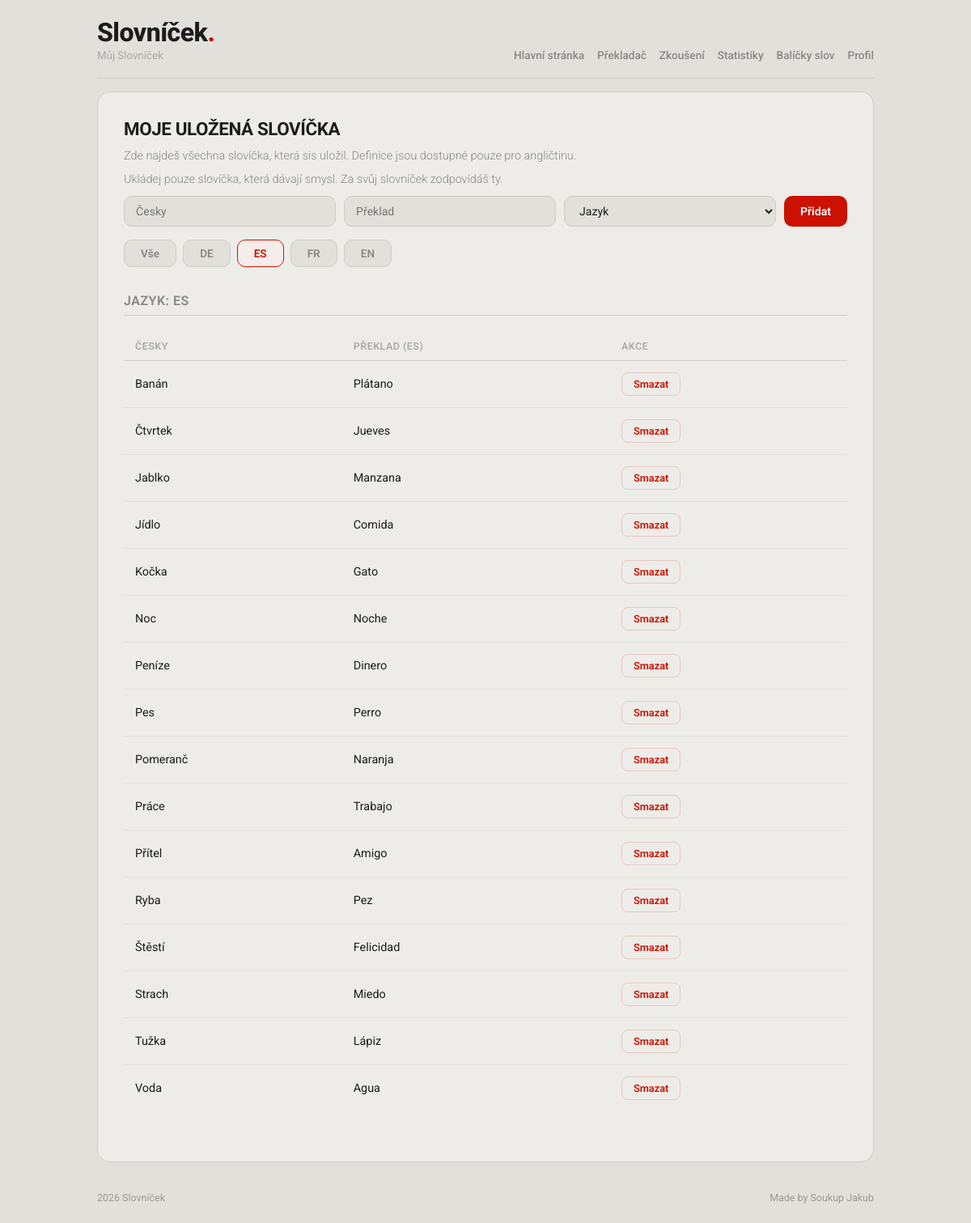
Page /slovicka.php?jazyk=es (signed in) on the committed database.
### tables this page shows
CREATE TABLE IF NOT EXISTS `words` (
  `id` int NOT NULL AUTO_INCREMENT,
  `cz` varchar(255) NOT NULL,
  `translation` varchar(255) NOT NULL,
  `vyznam` text,
  `level` int NOT NULL DEFAULT '1',
  `next_review` datetime NOT NULL,
  `user_id` int NOT NULL,
  `lang_id` int NOT NULL,
  PRIMARY KEY (`id`),
  KEY `words_user_id_users` (`user_id`),
  KEY `words_lang_id_languages` (`lang_id`)
);

### slovicka.php (the view, shortened to what this page needs)
<?php
require 'dbconnect.php';
$user_id = $_SESSION["user_id"];
$sql = "SELECT words.id, words.cz, words.translation, words.vyznam, languages.lang_code
        FROM words
        JOIN languages ON words.lang_id = languages.id
        WHERE words.user_id = '$user_id'
        ORDER BY words.cz ASC";
$result = mysqli_query($conn, $sql);
$slovnik = [];
while($row = mysqli_fetch_assoc($result)){
    $jazyk = $row["lang_code"];
    $slovnik[$jazyk][] = $row;
}
if(isset($_GET["jazyk"])){
    $aktivni_jazyk = $_GET["jazyk"];
}else{
    $aktivni_jazyk = "vse";
}
?>
<!DOCTYPE html>
<html lang="en">
<head>
</head>
<body>
<div class="wrapper">
    <header class="site-header">
        <div class="header-left">
            <h1>Slovníček<span>.</span></h1>
            <p class="tagline">Můj Slovníček</p>
        </div>
        <nav class="header-right">
            <a href="index.php">Hlavní stránka</a>
            <a href="prekladac.php">Překladač</a>
            <a href="zkouseni.php">Zkoušení</a>
            <a href="statistiky.php">Statistiky</a>
            <a href="balicek.php">Balíčky slov</a>
            <a href="profil.php">Profil</a>
        </nav>
    </header>
    <div class="panel">
        <h2>Moje Uložená Slovíčka</h2>
        <p class="vitej">Zde najdeš všechna slovíčka, která sis uložil. Definice jsou dostupné pouze pro angličtinu.</p>
        <p class="vitej">Ukládej pouze slovíčka, která dávají smysl. Za svůj slovníček zodpovídáš ty.</p>
        <form method="POST" action="slovicka.php" class="form-pridat">
            <input type="text" name="cz" placeholder="Česky" required>
            <input type="text" name="translation" placeholder="Překlad" required>
            <select name="lang_id" required>
                <option value="">Jazyk</option>
            </select>
            <button type="submit" name="pridat_rucne" class="btn-pridat">Přidat</button>
        </form>
        <?php if(empty($slovnik)){ ?>
            <p class="empty-slovnik">Zatím nemáš uložená žádná slovíčka.</p>
        <?php }else{ ?>
            <div class="lang-filter">
                <a href="slovicka.php" class="btn-filter <?php if ($aktivni_jazyk == "vse"){ echo "aktivni";} ?>">
                Vše</a>
                <?php foreach($slovnik as $kod_jazyka => $slovicka){ ?>
                    <a href="slovicka.php?jazyk=<?php echo $kod_jazyka; ?>"
                        class="btn-filter <?php if($aktivni_jazyk == $kod_jazyka){ echo "aktivni"; } ?>">
                        <?php echo strtoupper($kod_jazyka); ?>
                    </a>
                <?php } ?>
            </div>
            <?php foreach($slovnik as $kod_jazyka => $slovicka){ ?>
                <?php if($aktivni_jazyk == "vse" or $aktivni_jazyk == $kod_jazyka){ ?>
                    <h3>Jazyk: <?php echo strtoupper($kod_jazyka); ?></h3>
                    <table>
                        <thead>
                            <tr>
                                <th>Česky</th>
                                <th>Překlad (<?php echo strtoupper($kod_jazyka); ?>)</th>
                                <th>Akce</th>
                            </tr>
                        </thead>
                        <tbody>
                            <?php foreach($slovicka as $slovo){ ?>
                                <tr>
                                    <td><?php echo htmlspecialchars($slovo["cz"]); ?></td>
                                    <td><?php echo htmlspecialchars($slovo["translation"]); ?></td>
                                    <td>
                                        <a href="smazat.php?id=<?php echo $slovo["id"]; ?>&jazyk=<?php echo $kod_jazyka; ?>"
                                        class="btn-smazat"
                                        onclick="return confirm('Opravdu smazat?')">Smazat</a>
                                    </td>
                                </tr>
                            <?php } ?>
                        </tbody>
                    </table>
                <?php } ?>
            <?php } ?>
        <?php } ?>
    </div>
    <footer class="footer">
        <span>2026 Slovníček</span>
        <span>Made by Soukup Jakub</span>
    </footer>
</div>
</body>
</html>

### slovicka.php (style rules this page uses)
*, *::before, *::after { margin: 0; padding: 0; box-sizing: border-box; }
body { background-color: #e2e0db; color: #1c1c1c; font-family: 'Roboto', sans-serif; min-height: 100vh; padding: 24px 16px; }
.wrapper { max-width: 960px; margin: 0 auto; display: flex; flex-direction: column; gap: 16px; }
.site-header { display: flex; justify-content: space-between; align-items: flex-end; padding-bottom: 20px; border-bottom: 1px solid #d0cdc7; }
.header-left h1 { font-size: 2rem; font-weight: 800; color: #1c1c1c; letter-spacing: -0.5px; line-height: 1; }
.header-left h1 span { color: #cc1100; }
.header-left .tagline { margin-top: 5px; font-size: 0.83rem; color: #aaa; }
.header-right { display: flex; gap: 16px; align-items: center; }
.header-right a { font-size: 0.85rem; font-weight: 500; color: #888; text-decoration: none; transition: color 0.2s; }
.panel { background-color: #eeece8; border: 1px solid #d0cdc7; border-radius: 16px; padding: 32px; display: flex; flex-direction: column; gap: 8px; }
h2 { font-size: 1.4rem; font-weight: 700; letter-spacing: -0.4px; text-transform: uppercase; color: #1c1c1c; margin-bottom: 4px; }
h3 { font-size: 1rem; font-weight: 600; text-transform: uppercase; letter-spacing: 0.5px; color: #888; margin-bottom: 12px; padding-bottom: 8px; border-bottom: 1px solid #d0cdc7; }
.vitej { color: #888; font-size: 0.9rem; font-weight: 300; margin-bottom: 4px; }
.lang-filter { display: flex; gap: 8px; flex-wrap: wrap; margin-bottom: 24px; }
.btn-filter { display: inline-block; padding: 8px 20px; background-color: #e2e0db; color: #888; border: 1px solid #d0cdc7; border-radius: 10px; font-family: 'Roboto', sans-serif; font-weight: 600; font-size: 0.85rem; text-decoration: none; transition: background-color 0.2s, color 0.2s, border-color 0.2s; }
.btn-filter.aktivni { background-color: #f5ede9; color: #cc1100; border-color: #cc1100; }
.form-pridat { display: flex; gap: 10px; flex-wrap: wrap; margin-bottom: 8px; }
.form-pridat input, .form-pridat select { padding: 9px 14px; border: 1px solid #d0cdc7; border-radius: 10px; background-color: #e2e0db; font-family: 'Roboto', sans-serif; font-size: 0.88rem; color: #1c1c1c; outline: none; flex: 1; min-width: 130px; }
.btn-pridat { padding: 9px 20px; background-color: #cc1100; color: #fff; border: none; border-radius: 10px; font-family: 'Roboto', sans-serif; font-weight: 600; font-size: 0.88rem; cursor: pointer; transition: background-color 0.2s; white-space: nowrap; }
table { border-collapse: collapse; width: 100%; margin-bottom: 30px; font-size: 0.9rem; }
th { background-color: transparent; color: #aaa; font-weight: 600; font-size: 0.78rem; text-transform: uppercase; letter-spacing: 0.5px; padding: 10px 14px; text-align: left; border-bottom: 1px solid #d0cdc7; }
td { padding: 14px; color: #1c1c1c; text-align: left; border-bottom: 1px solid #e2e0db; }
tbody tr:last-child td { border-bottom: none; }
.btn-smazat { display: inline-block; padding: 6px 14px; background-color: transparent; color: #cc1100; border: 1px solid #e8c8c3; border-radius: 8px; text-decoration: none; font-weight: 600; font-size: 0.8rem; font-family: 'Roboto', sans-serif; transition: background-color 0.2s, color 0.2s, border-color 0.2s; }
.footer { margin-top: 20px; display: flex; justify-content: space-between; font-size: 0.78rem; color: #999; }

### rows in the picture
words: cz "Banán", translation "Plátano"
words: cz "Čtvrtek", translation "Jueves"
words: cz "Jablko", translation "Manzana"
words: cz "Jídlo", translation "Comida"
words: cz "Kočka", translation "Gato"
words: cz "Noc", translation "Noche"
words: cz "Peníze", translation "Dinero"
words: cz "Pes", translation "Perro"
words: cz "Pomeranč", translation "Naranja"
words: cz "Práce", translation "Trabajo"
words: cz "Přítel", translation "Amigo"
words: cz "Ryba", translation "Pez"
words: cz "Štěstí", translation "Felicidad"
words: cz "Strach", translation "Miedo"
words: cz "Tužka", translation "Lápiz"
words: cz "Voda", translation "Agua"

### other values in the picture
$kod_jazyka "DE"
$kod_jazyka "ES"
$kod_jazyka "FR"
$kod_jazyka "EN"
